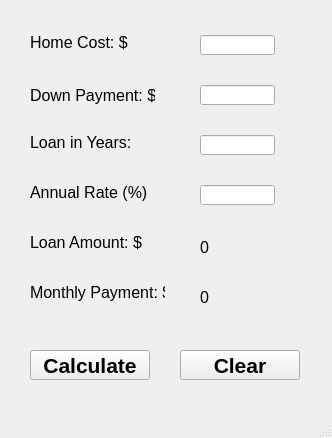
<?xml version="1.0" encoding="UTF-8"?>
<ui version="4.0">
 <class>MainWindow</class>
 <widget class="QMainWindow" name="MainWindow">
  <property name="geometry">
   <rect>
    <x>0</x>
    <y>0</y>
    <width>332</width>
    <height>438</height>
   </rect>
  </property>
  <property name="windowTitle">
   <string>Mortgage Calculator</string>
  </property>
  <widget class="QWidget" name="centralwidget">
   <widget class="QPushButton" name="clearButton">
    <property name="geometry">
     <rect>
      <x>180</x>
      <y>350</y>
      <width>120</width>
      <height>30</height>
     </rect>
    </property>
    <property name="font">
     <font>
      <family>Arial</family>
      <pointsize>16</pointsize>
      <weight>75</weight>
      <bold>true</bold>
     </font>
    </property>
    <property name="text">
     <string>Clear</string>
    </property>
   </widget>
   <widget class="QPushButton" name="CalcButton">
    <property name="geometry">
     <rect>
      <x>30</x>
      <y>350</y>
      <width>120</width>
      <height>30</height>
     </rect>
    </property>
    <property name="font">
     <font>
      <family>Arial</family>
      <pointsize>16</pointsize>
      <weight>75</weight>
      <bold>true</bold>
     </font>
    </property>
    <property name="text">
     <string>Calculate</string>
    </property>
   </widget>
   <widget class="QLabel" name="costLabel">
    <property name="geometry">
     <rect>
      <x>30</x>
      <y>30</y>
      <width>125</width>
      <height>25</height>
     </rect>
    </property>
    <property name="font">
     <font>
      <family>Arial</family>
      <pointsize>12</pointsize>
     </font>
    </property>
    <property name="text">
     <string>Home Cost: $</string>
    </property>
   </widget>
   <widget class="QLineEdit" name="homeInput">
    <property name="geometry">
     <rect>
      <x>200</x>
      <y>35</y>
      <width>75</width>
      <height>20</height>
     </rect>
    </property>
    <property name="text">
     <string/>
    </property>
   </widget>
   <widget class="QLabel" name="loanLabel">
    <property name="geometry">
     <rect>
      <x>30</x>
      <y>130</y>
      <width>125</width>
      <height>25</height>
     </rect>
    </property>
    <property name="font">
     <font>
      <family>Arial</family>
      <pointsize>12</pointsize>
     </font>
    </property>
    <property name="text">
     <string>Loan in Years:</string>
    </property>
   </widget>
   <widget class="QLabel" name="rateLabel">
    <property name="geometry">
     <rect>
      <x>30</x>
      <y>180</y>
      <width>125</width>
      <height>25</height>
     </rect>
    </property>
    <property name="font">
     <font>
      <family>Arial</family>
      <pointsize>12</pointsize>
     </font>
    </property>
    <property name="text">
     <string>Annual Rate (%)</string>
    </property>
   </widget>
   <widget class="QLineEdit" name="loanInput">
    <property name="geometry">
     <rect>
      <x>200</x>
      <y>135</y>
      <width>75</width>
      <height>20</height>
     </rect>
    </property>
    <property name="text">
     <string/>
    </property>
   </widget>
   <widget class="QLineEdit" name="rateLabel_2">
    <property name="geometry">
     <rect>
      <x>200</x>
      <y>185</y>
      <width>75</width>
      <height>20</height>
     </rect>
    </property>
   </widget>
   <widget class="QLabel" name="dPayLabel">
    <property name="geometry">
     <rect>
      <x>30</x>
      <y>80</y>
      <width>125</width>
      <height>30</height>
     </rect>
    </property>
    <property name="font">
     <font>
      <family>Arial</family>
      <pointsize>12</pointsize>
     </font>
    </property>
    <property name="text">
     <string>Down Payment: $</string>
    </property>
   </widget>
   <widget class="QLineEdit" name="dPayInput">
    <property name="geometry">
     <rect>
      <x>200</x>
      <y>85</y>
      <width>75</width>
      <height>20</height>
     </rect>
    </property>
   </widget>
   <widget class="QLabel" name="loanAmount">
    <property name="geometry">
     <rect>
      <x>30</x>
      <y>230</y>
      <width>125</width>
      <height>25</height>
     </rect>
    </property>
    <property name="font">
     <font>
      <family>Arial</family>
      <pointsize>12</pointsize>
     </font>
    </property>
    <property name="text">
     <string>Loan Amount: $</string>
    </property>
   </widget>
   <widget class="QLabel" name="monthlyLabel">
    <property name="geometry">
     <rect>
      <x>30</x>
      <y>280</y>
      <width>135</width>
      <height>25</height>
     </rect>
    </property>
    <property name="font">
     <font>
      <family>Arial</family>
      <pointsize>12</pointsize>
     </font>
    </property>
    <property name="text">
     <string>Monthly Payment: $</string>
    </property>
   </widget>
   <widget class="QLabel" name="loanAmoun_2">
    <property name="geometry">
     <rect>
      <x>200</x>
      <y>235</y>
      <width>75</width>
      <height>25</height>
     </rect>
    </property>
    <property name="font">
     <font>
      <family>Arial</family>
      <pointsize>12</pointsize>
     </font>
    </property>
    <property name="text">
     <string>0</string>
    </property>
   </widget>
   <widget class="QLabel" name="monthlyAmount">
    <property name="geometry">
     <rect>
      <x>200</x>
      <y>285</y>
      <width>75</width>
      <height>25</height>
     </rect>
    </property>
    <property name="font">
     <font>
      <family>Arial</family>
      <pointsize>12</pointsize>
     </font>
    </property>
    <property name="text">
     <string>0</string>
    </property>
   </widget>
  </widget>
  <widget class="QMenuBar" name="menubar">
   <property name="geometry">
    <rect>
     <x>0</x>
     <y>0</y>
     <width>332</width>
     <height>21</height>
    </rect>
   </property>
  </widget>
  <widget class="QStatusBar" name="statusbar"/>
  <action name="actionClicked">
   <property name="text">
    <string>Clicked</string>
   </property>
  </action>
 </widget>
 <resources/>
 <connections/>
</ui>
